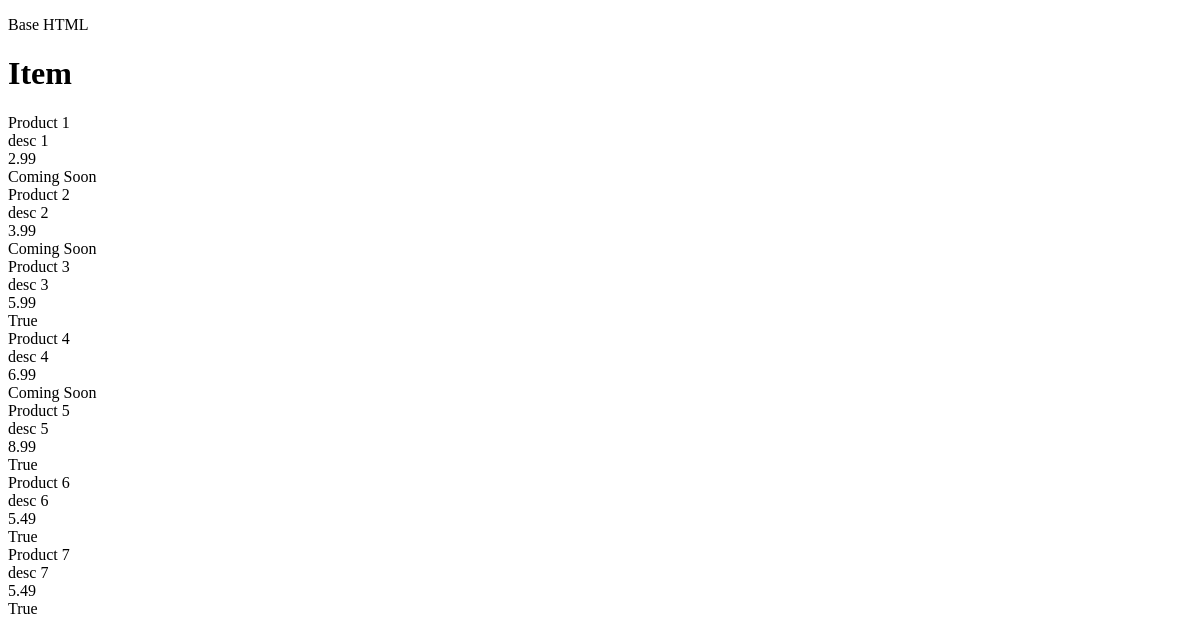
The app's page /details/, older data.
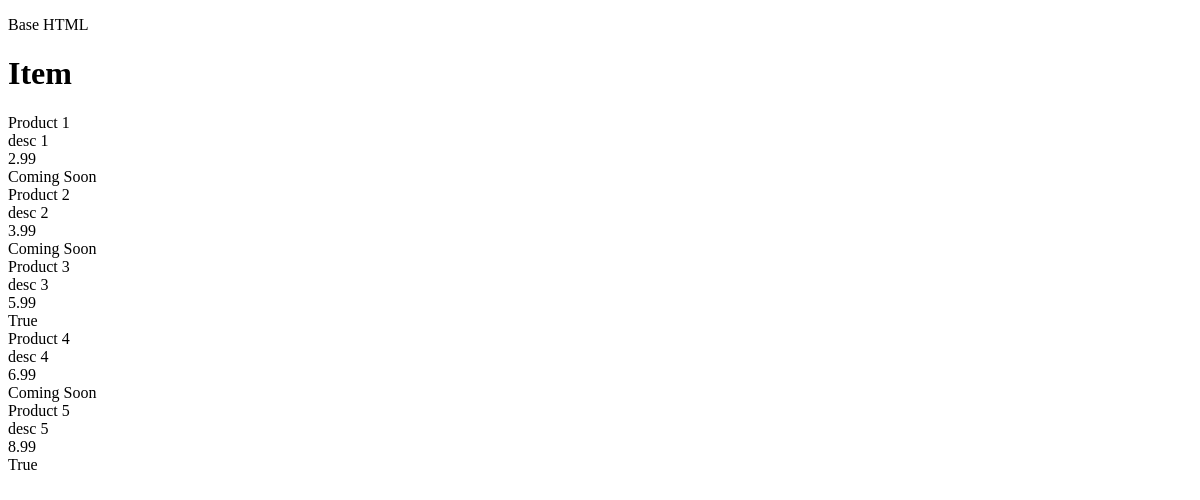
The same page, newer data.
### firstapp/models.py (models this page shows, shortened)
class Products(models.Model):
    title = models.CharField(max_length=50, default='Product Title')
    description = models.TextField(blank=True, null=True)
    price = models.DecimalField(decimal_places=2, max_digits=5, default=0.00)
    active = models.BooleanField(default=False)

### firstapp/views.py (the view)
# urls.py: path('details/', fv.product_details_view, name='home'),
def product_details_view(request):
    obj = Products.objects.all()
    context = {
        'my_objs':obj,
    }
    return render(request, 'product/details.html', context)

### firstapp/templates/product/details.html
{% extends 'base.html' %}
{% block content %}
<h1>Item</h1>
{% for object in my_objs %}
    {{object.title}}<br>
    {{object.description}}<br>
    {{object.price}}<br>
    {% if object.active %}
        {{object.active}}<br>
    {% else %}
        Coming Soon<br>
    {% endif %}
{% endfor %}
{% endblock %}

Row changes from the older to the newer data that the page shows:
removed Products: title "Product 6", description "desc 6", price "5.49", active "True"
removed Products: title "Product 7", description "desc 7", price "5.49", active "True"
